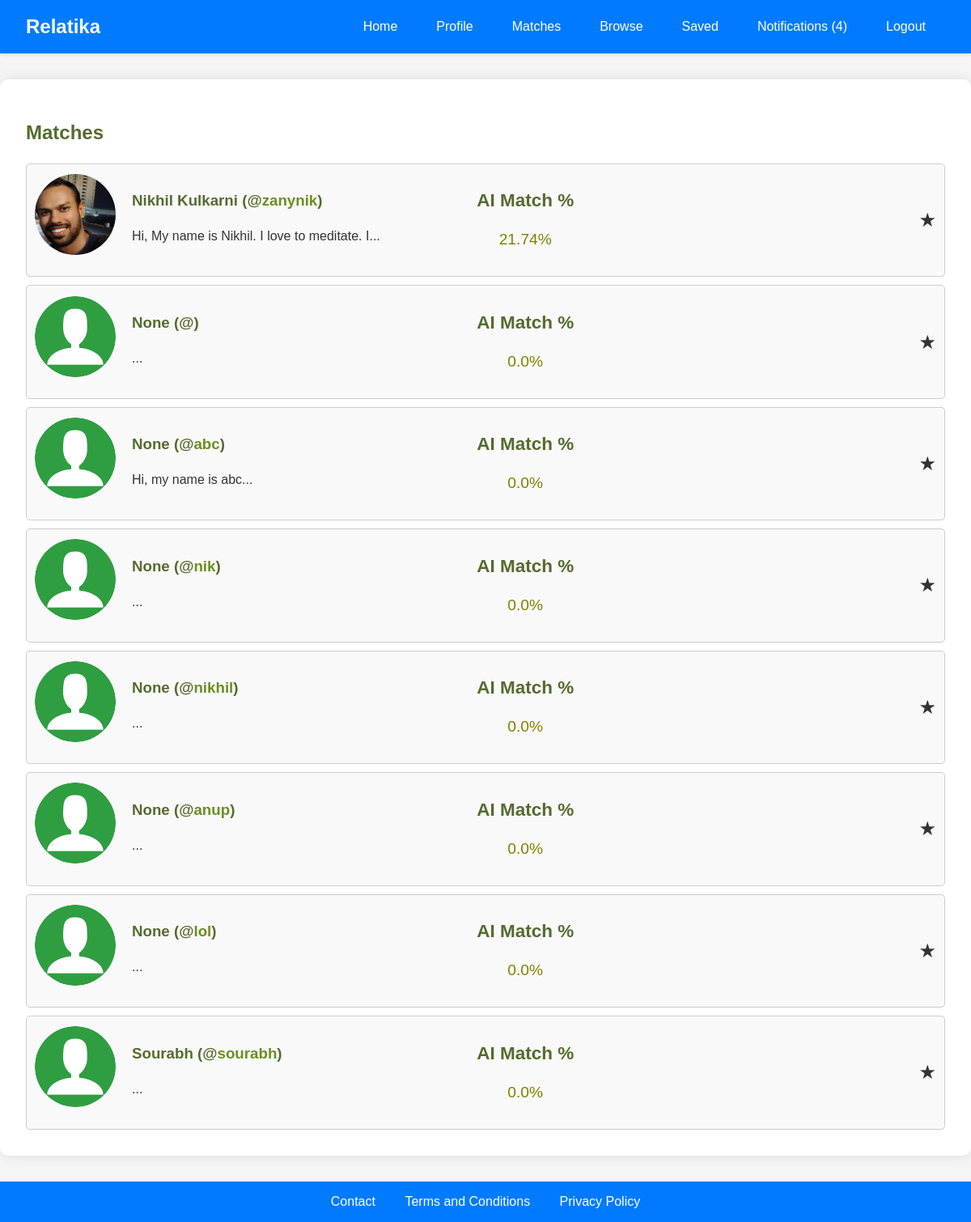
The app's page /matches (signed in) with its own data.
### tables this page shows
CREATE TABLE "photos" (
	"id"	INTEGER,
	"user_id"	INTEGER,
	"filename"	TEXT,
	PRIMARY KEY("id" AUTOINCREMENT)
);

CREATE TABLE "users" (
	"id"	INTEGER,
	"username"	TEXT NOT NULL UNIQUE,
	"password"	TEXT NOT NULL,
	"about"	TEXT,
	"name"	TEXT,
	"age"	INTEGER,
	"gender"	TEXT,
	"looking_for"	TEXT,
	"location"	TEXT,
	"latitude"	REAL,
	"longitude"	REAL,
	"email"	TEXT,
	"tel"	TEXT,
	"instagram"	TEXT,
	"telegram"	TEXT,
	PRIMARY KEY("id" AUTOINCREMENT)
);

### app.py (the view)
@app.route('/matches')
def matches():
    if 'user_id' not in session:
        return redirect(url_for('login'))
    user_id = session['user_id']
    conn = get_db_connection()
    current_user = conn.execute('SELECT * FROM users WHERE id = ?', (user_id,)).fetchone()
    all_users = conn.execute('SELECT * FROM users WHERE id != ?', (user_id,)).fetchall()
    current_user_words = re.findall(r'\w+', (current_user['about'] or '').lower())
    current_user_word_counts = Counter(current_user_words)
    match_list = []
    for user in all_users:
        user_words = re.findall(r'\w+', (user['about'] or '').lower())
        user_word_counts = Counter(user_words)
        matches = sum((current_user_word_counts & user_word_counts).values())
        total_words = len(set(current_user_words + user_words))
        match_percentage = (matches / total_words) * 100 if total_words > 0 else 0
        user_photo = conn.execute('SELECT filename FROM photos WHERE user_id = ?', (user['id'],)).fetchone()
        saved = conn.execute('SELECT 1 FROM saved_profiles WHERE user_id = ? AND profile_id = ?', (user_id, user['id'])).fetchone()
        match_list.append({
            'username': user['username'],
            'name': user['name'],
            'match_percentage': round(match_percentage, 2),
            'user_id': user['id'],
            'photo': user_photo['filename'] if user_photo else None,
            'about_glimpse': ' '.join((user['about'] or '').split()[:10]) + '...',
            'saved': bool(saved)
        })
    conn.close()
    match_list.sort(key=lambda x: x['match_percentage'], reverse=True)
    return render_template('matches.html', matches=match_list)

### app.py (called while the page is built)
def get_db_connection():
    retries = 5
    while retries > 0:
        try:
            conn = sqlite3.connect(users_table, check_same_thread=False)
            conn.row_factory = sqlite3.Row
            return conn
        except sqlite3.OperationalError as e:
            if 'database is locked' in str(e):
                time.sleep(1)
                retries -= 1
            else:
                raise e
    raise Exception("Database is locked for too long, giving up.")

### templates/matches.html (shortened to what this page needs)
{% extends "base.html" %}
{% block content %}
<h2>Matches</h2>
<div class="list-container">
    {% for match in matches %}
    <div class="list-item" onclick="location.href='/view_profile/{{ match.user_id }}'">
        <div class="profile-photo">
            {% if match.photo %}
            <img src="{{ url_for('static', filename='uploads/' ~ match.photo) }}" alt="User Photo" style="width:100px; height:100px;">
            {% else %}
            <img src="{{ url_for('static', filename='placeholder.png') }}" alt="Placeholder Photo" style="width:100px; height:100px;">
            {% endif %}
        </div>
        <div class="profile-info">
            <h3>{{ match.name }} (@<a href="{{ url_for('view_profile', user_id=match.user_id) }}">{{ match.username }}</a>)</h3>
            <p>{{ match.about_glimpse }}</p>
        </div>
        <div class="match-info">
            <h3>AI Match %</h3>
            <p>{{ match.match_percentage }}%</p>
        </div>
        <div class="profile-actions">
            <span class="bookmark {% if match.saved %}saved{% endif %}" data-profile-id="{{ match.user_id }}">&starf;</span>
        </div>
    </div>
    {% endfor %}
</div>
{% endblock %}

### static/css/styles.css (style rules this page uses)
body { font-family: Arial, sans-serif; background-color: #f0f4f3; color: #2f4f4f; margin: 0; padding: 0; }
h1, h2, h3 { color: #556b2f; }
a { color: #6b8e23; text-decoration: none; }
.profile-photo img { border-radius: 50%; margin-bottom: 10px; }
.list-container { display: flex; flex-direction: column; gap: 10px; }
.list-item { display: flex; align-items: center; border: 1px solid #ccc; padding: 10px; border-radius: 5px; background-color: #f9f9f9; cursor: pointer; }
.profile-photo img { border-radius: 50%; margin-right: 20px; }
.profile-info { flex: 1; }
.match-info { text-align: center; color: olive; font-size: larger; }
.profile-actions { margin-left: auto; }
.bookmark { font-size: 24px; cursor: pointer; }

### templates/base.html (style rules this page uses)
body { font-family: 'Arial', sans-serif; margin: 0; padding: 0; background-color: #f5f5f5; color: #333; }
.container h1, .container h2, .container h3, .container p { margin-bottom: 1.5rem; }

### templates/matches.html (style rules this page uses)
.list-container { display: flex; flex-direction: column; gap: 10px; }
.list-item { display: flex; align-items: center; border: 1px solid #ccc; padding: 10px; border-radius: 5px; background-color: #f9f9f9; cursor: pointer; }
.profile-photo img { border-radius: 50%; margin-right: 20px; }
.profile-info { flex: 1; }
.match-info { text-align: center; color: olive; font-size: larger; }
.profile-actions { margin-left: auto; }
.bookmark { font-size: 24px; cursor: pointer; }

### records on screen
photos: filename (picture)
users: name "Nikhil Kulkarni", username "zanynik"
users: name "None", username "abc", about_glimpse "Hi, my name is abc...", match_percentage "0.0"
users: name "None", username "nik", about_glimpse "...", match_percentage "0.0"
users: name "None", username "nikhil", about_glimpse "...", match_percentage "0.0"
users: name "None", username "anup", about_glimpse "...", match_percentage "0.0"
users: name "None", username "lol", about_glimpse "...", match_percentage "0.0"
users: name "Sourabh", username "sourabh", about_glimpse "...", match_percentage "0.0"

### other values on screen
{{ notification_count }} "4"
{{ match.about_glimpse }} "Hi, My name is Nikhil. I love to meditate. I..." "..."
{{ match.match_percentage }} "21.74" "0.0"
{{ match.name }} "None"
